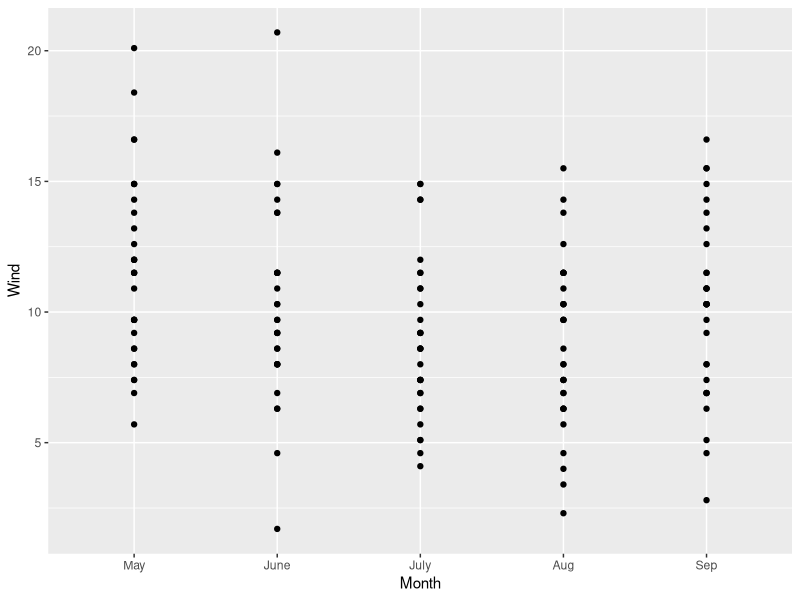
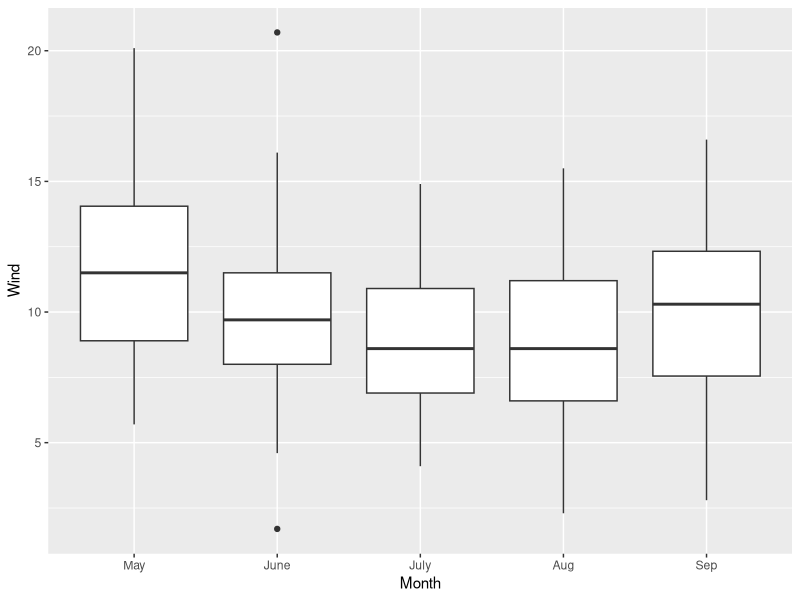
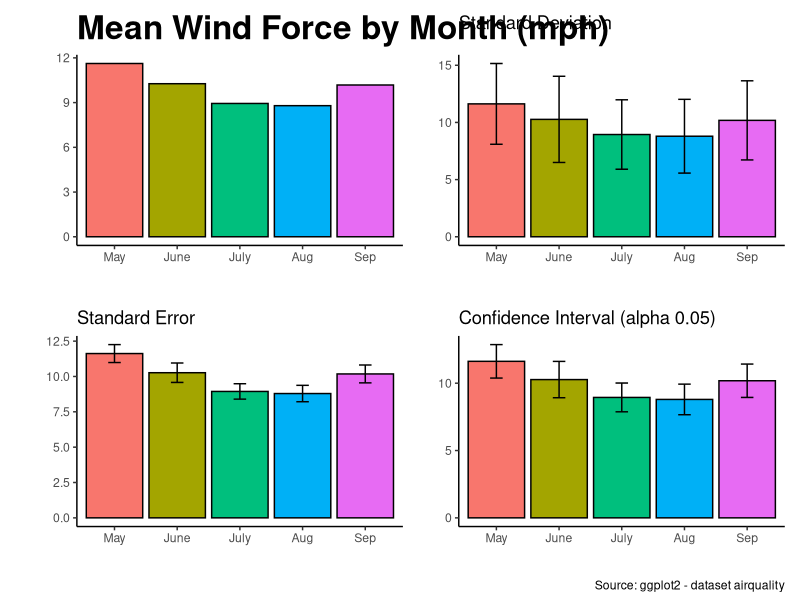

Recreate these plots in R, in order.
#clear environment
rm(list=ls())

# load packages
library(ggplot2)
library(dplyr)
library(patchwork)
library(tidyverse)

# load data
data("airquality")

# get summary statistics
summary(airquality)

# factorize Month variable
airquality$Month <- factor(airquality$Month, labels = c("May", "June", "July", "Aug", "Sep"))

# Examples of ggplot2 graphs (scatter plot)
ggplot(airquality) +
  geom_point(aes(x= Month, Wind))

# Examples of ggplot2 graphs (box plot)
ggplot(airquality) +
  geom_boxplot(aes(x = Month, Wind))

# aggregate the data (mean, standard deviation standard error 
# and Confidence Intervals)
airquality_summary <- airquality %>%
  group_by(Month) %>%
  summarise(
    meanwi = mean(Wind),
    sd = sd(Wind),
    se = sd(Wind) / sqrt(length(Wind))
  ) 

alpha = 0.05
t = 1.96  # for simplicity
airquality_summary$CI = t * airquality_summary$se


# simple bar plot
p1 <- 
  ggplot(airquality_summary, aes(x = Month, y = meanwi, fill = Month)) +
  geom_bar(stat = "identity", color = "black") +
  labs(title = "Mean Wind Force by Month (mph)", y = "", x = "") +
  theme_classic() +
  theme(legend.position = "none",
        title = element_text(size = 20, 
                             face = "bold")
  )

# bar plot with error bars (standard deviation)
p2 <-
  ggplot(airquality_summary, aes(x = Month, y = meanwi, fill = Month)) +
  geom_bar(stat = "identity", color = "black") +
  geom_errorbar(aes(ymin = meanwi - sd, ymax = meanwi + sd), 
                width = 0.2 ) +
  labs(title = "Standard Deviation", y = "", x = "") +
  theme_classic() + theme(legend.position = "none")

# bar plot with error bars (standard error)
p3 <-
ggplot(airquality_summary, aes(x = Month, y = meanwi, fill = Month)) +
  geom_bar(stat = "identity", color = "black") +
  geom_errorbar(aes(ymin = meanwi - se, ymax = meanwi + se), 
                width = 0.2 ) +
  labs(title = "Standard Error", y = "", x = "") +
  theme_classic() + theme(legend.position = "none")

# bar plot with error bars (CI)
p4 <-
  ggplot(airquality_summary, aes(x = Month, y = meanwi, fill = Month)) +
  geom_bar(stat = "identity", color = "black") +
  geom_errorbar(aes(ymin = meanwi - CI, ymax = meanwi + CI), 
                width = 0.2 ) +
  labs(title = "Confidence Interval (alpha 0.05)", y = "", x = "") +
  theme_classic() + theme(legend.position = "none")

# combine the data with the patchwork package
p1 + p2 + p3 + p4 + 
  plot_annotation(
    caption = "Source: ggplot2 - dataset airquality"
  )

                